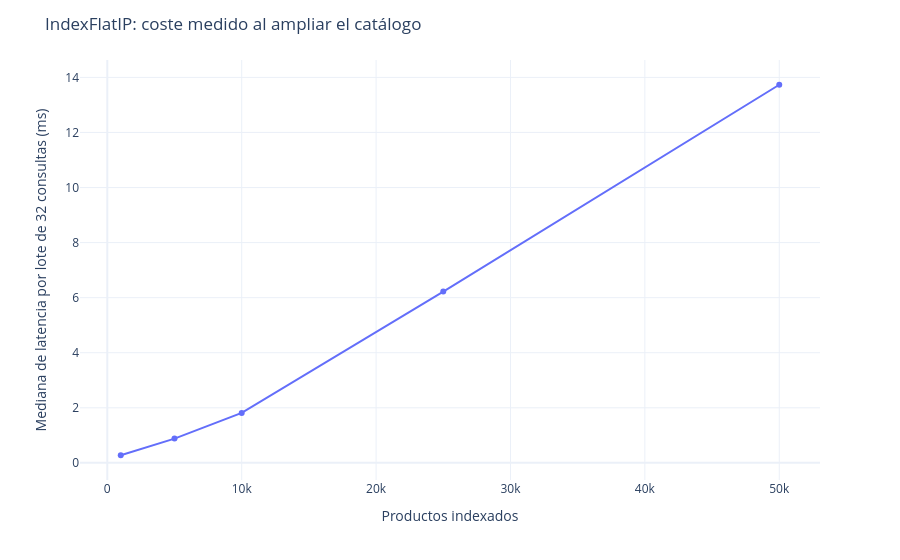

Notebook code cell kept with this figure:
### Code cell
scaling_frame = pd.DataFrame(scaling_rows)
scaling_figure = px.line(
    scaling_frame,
    x="products",
    y="latency_ms",
    markers=True,
)
scaling_figure.update_layout(
    title="IndexFlatIP: coste medido al ampliar el catálogo",
    xaxis_title="Productos indexados",
    yaxis_title="Mediana de latencia por lote de 32 consultas (ms)",
)
scaling_figure.show()

### Figure 1 — Plotly figure (JSON) as saved in the notebook; plotly's stock layout.template omitted (floating-point values rounded to 4 significant figures)
{"data": [{"hovertemplate": "products=%{x}<br>latency_ms=%{y}<extra></extra>", "legendgroup": "", "line": {"color": "#636efa", "dash": "solid"}, "marker": {"symbol": "circle"}, "mode": "lines+markers", "name": "", "orientation": "v", "showlegend": false, "type": "scatter", "x": [1000, 5000, 10000, 25000, 50000], "xaxis": "x", "y": [0.2767, 0.8816, 1.815, 6.223, 13.73], "yaxis": "y"}], "layout": {"legend": {"tracegroupgap": 0}, "margin": {"t": 60}, "title": {"text": "IndexFlatIP: coste medido al ampliar el catálogo"}, "xaxis": {"anchor": "y", "domain": [0, 1], "title": {"text": "Productos indexados"}}, "yaxis": {"anchor": "x", "domain": [0, 1], "title": {"text": "Mediana de latencia por lote de 32 consultas (ms)"}}}}
